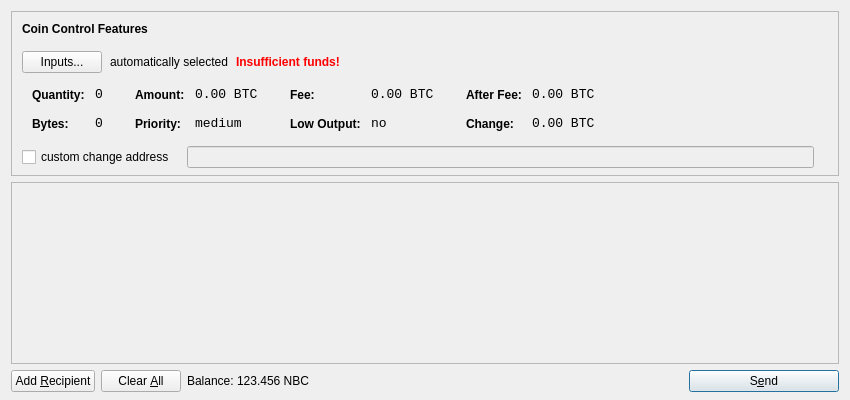
<?xml version="1.0" encoding="UTF-8"?>
<ui version="4.0">
 <class>SendCoinsDialog</class>
 <widget class="QDialog" name="SendCoinsDialog">
  <property name="geometry">
   <rect>
    <x>0</x>
    <y>0</y>
    <width>850</width>
    <height>400</height>
   </rect>
  </property>
  <property name="windowTitle">
   <string>Send Coins</string>
  </property>
  <layout class="QVBoxLayout" name="verticalLayout" stretch="0,1,0">
   <property name="bottomMargin">
    <number>8</number>
   </property>
   <item>
    <widget class="QFrame" name="frameCoinControl">
     <property name="sizePolicy">
      <sizepolicy hsizetype="Expanding" vsizetype="Expanding">
       <horstretch>0</horstretch>
       <verstretch>0</verstretch>
      </sizepolicy>
     </property>
     <property name="maximumSize">
      <size>
       <width>16777215</width>
       <height>16777215</height>
      </size>
     </property>
     <property name="frameShape">
      <enum>QFrame::StyledPanel</enum>
     </property>
     <property name="frameShadow">
      <enum>QFrame::Sunken</enum>
     </property>
     <layout class="QVBoxLayout" name="verticalLayoutCoinControl2">
      <property name="spacing">
       <number>-1</number>
      </property>
      <property name="leftMargin">
       <number>0</number>
      </property>
      <property name="topMargin">
       <number>0</number>
      </property>
      <property name="rightMargin">
       <number>0</number>
      </property>
      <property name="bottomMargin">
       <number>6</number>
      </property>
      <item>
       <layout class="QVBoxLayout" name="verticalLayoutCoinControl" stretch="0,0,0,0,1">
        <property name="spacing">
         <number>0</number>
        </property>
        <property name="leftMargin">
         <number>10</number>
        </property>
        <property name="topMargin">
         <number>10</number>
        </property>
        <item>
         <layout class="QHBoxLayout" name="horizontalLayoutCoinControl1">
          <property name="bottomMargin">
           <number>15</number>
          </property>
          <item>
           <widget class="QLabel" name="labelCoinControlFeatures">
            <property name="sizePolicy">
             <sizepolicy hsizetype="Preferred" vsizetype="Maximum">
              <horstretch>0</horstretch>
              <verstretch>0</verstretch>
             </sizepolicy>
            </property>
            <property name="font">
             <font>
              <weight>75</weight>
              <bold>true</bold>
             </font>
            </property>
            <property name="styleSheet">
             <string notr="true">font-weight:bold;</string>
            </property>
            <property name="text">
             <string>Coin Control Features</string>
            </property>
           </widget>
          </item>
         </layout>
        </item>
        <item>
         <layout class="QHBoxLayout" name="horizontalLayoutCoinControl2" stretch="0,0,0,0">
          <property name="spacing">
           <number>8</number>
          </property>
          <property name="bottomMargin">
           <number>10</number>
          </property>
          <item>
           <widget class="QPushButton" name="pushButtonCoinControl">
            <property name="styleSheet">
             <string notr="true"/>
            </property>
            <property name="text">
             <string>Inputs...</string>
            </property>
           </widget>
          </item>
          <item>
           <widget class="QLabel" name="labelCoinControlAutomaticallySelected">
            <property name="text">
             <string>automatically selected</string>
            </property>
            <property name="margin">
             <number>5</number>
            </property>
           </widget>
          </item>
          <item>
           <widget class="QLabel" name="labelCoinControlInsuffFunds">
            <property name="font">
             <font>
              <weight>75</weight>
              <bold>true</bold>
             </font>
            </property>
            <property name="styleSheet">
             <string notr="true">color:red;font-weight:bold;</string>
            </property>
            <property name="text">
             <string>Insufficient funds!</string>
            </property>
            <property name="margin">
             <number>5</number>
            </property>
           </widget>
          </item>
          <item>
           <spacer name="horizontalSpacerCoinControl">
            <property name="orientation">
             <enum>Qt::Horizontal</enum>
            </property>
            <property name="sizeHint" stdset="0">
             <size>
              <width>40</width>
              <height>1</height>
             </size>
            </property>
           </spacer>
          </item>
         </layout>
        </item>
        <item>
         <widget class="QWidget" name="widgetCoinControl" native="true">
          <property name="sizePolicy">
           <sizepolicy hsizetype="Preferred" vsizetype="Preferred">
            <horstretch>0</horstretch>
            <verstretch>0</verstretch>
           </sizepolicy>
          </property>
          <property name="minimumSize">
           <size>
            <width>0</width>
            <height>0</height>
           </size>
          </property>
          <property name="styleSheet">
           <string notr="true"/>
          </property>
          <layout class="QHBoxLayout" name="horizontalLayoutCoinControl5">
           <property name="margin">
            <number>0</number>
           </property>
           <item>
            <layout class="QHBoxLayout" name="horizontalLayoutCoinControl3" stretch="0,0,0,1">
             <property name="spacing">
              <number>20</number>
             </property>
             <property name="topMargin">
              <number>0</number>
             </property>
             <property name="bottomMargin">
              <number>10</number>
             </property>
             <item>
              <layout class="QFormLayout" name="formLayoutCoinControl1">
               <property name="horizontalSpacing">
                <number>10</number>
               </property>
               <property name="verticalSpacing">
                <number>14</number>
               </property>
               <property name="leftMargin">
                <number>10</number>
               </property>
               <property name="topMargin">
                <number>4</number>
               </property>
               <property name="rightMargin">
                <number>6</number>
               </property>
               <item row="0" column="0">
                <widget class="QLabel" name="labelCoinControlQuantityText">
                 <property name="styleSheet">
                  <string notr="true">font-weight:bold;</string>
                 </property>
                 <property name="text">
                  <string>Quantity:</string>
                 </property>
                 <property name="margin">
                  <number>0</number>
                 </property>
                </widget>
               </item>
               <item row="0" column="1">
                <widget class="QLabel" name="labelCoinControlQuantity">
                 <property name="font">
                  <font>
                   <family>Monospace</family>
                   <pointsize>10</pointsize>
                  </font>
                 </property>
                 <property name="cursor">
                  <cursorShape>IBeamCursor</cursorShape>
                 </property>
                 <property name="contextMenuPolicy">
                  <enum>Qt::ActionsContextMenu</enum>
                 </property>
                 <property name="text">
                  <string notr="true">0</string>
                 </property>
                 <property name="margin">
                  <number>0</number>
                 </property>
                 <property name="textInteractionFlags">
                  <set>Qt::LinksAccessibleByMouse|Qt::TextSelectableByKeyboard|Qt::TextSelectableByMouse</set>
                 </property>
                </widget>
               </item>
               <item row="1" column="0">
                <widget class="QLabel" name="labelCoinControlBytesText">
                 <property name="styleSheet">
                  <string notr="true">font-weight:bold;</string>
                 </property>
                 <property name="text">
                  <string>Bytes:</string>
                 </property>
                </widget>
               </item>
               <item row="1" column="1">
                <widget class="QLabel" name="labelCoinControlBytes">
                 <property name="font">
                  <font>
                   <family>Monospace</family>
                   <pointsize>10</pointsize>
                  </font>
                 </property>
                 <property name="cursor">
                  <cursorShape>IBeamCursor</cursorShape>
                 </property>
                 <property name="contextMenuPolicy">
                  <enum>Qt::ActionsContextMenu</enum>
                 </property>
                 <property name="text">
                  <string notr="true">0</string>
                 </property>
                 <property name="textInteractionFlags">
                  <set>Qt::LinksAccessibleByMouse|Qt::TextSelectableByKeyboard|Qt::TextSelectableByMouse</set>
                 </property>
                </widget>
               </item>
              </layout>
             </item>
             <item>
              <layout class="QFormLayout" name="formLayoutCoinControl2">
               <property name="horizontalSpacing">
                <number>10</number>
               </property>
               <property name="verticalSpacing">
                <number>14</number>
               </property>
               <property name="leftMargin">
                <number>6</number>
               </property>
               <property name="topMargin">
                <number>4</number>
               </property>
               <property name="rightMargin">
                <number>6</number>
               </property>
               <item row="0" column="0">
                <widget class="QLabel" name="labelCoinControlAmountText">
                 <property name="styleSheet">
                  <string notr="true">font-weight:bold;</string>
                 </property>
                 <property name="text">
                  <string>Amount:</string>
                 </property>
                 <property name="margin">
                  <number>0</number>
                 </property>
                </widget>
               </item>
               <item row="0" column="1">
                <widget class="QLabel" name="labelCoinControlAmount">
                 <property name="font">
                  <font>
                   <family>Monospace</family>
                   <pointsize>10</pointsize>
                  </font>
                 </property>
                 <property name="cursor">
                  <cursorShape>IBeamCursor</cursorShape>
                 </property>
                 <property name="contextMenuPolicy">
                  <enum>Qt::ActionsContextMenu</enum>
                 </property>
                 <property name="text">
                  <string notr="true">0.00 BTC</string>
                 </property>
                 <property name="textInteractionFlags">
                  <set>Qt::LinksAccessibleByMouse|Qt::TextSelectableByKeyboard|Qt::TextSelectableByMouse</set>
                 </property>
                </widget>
               </item>
               <item row="1" column="0">
                <widget class="QLabel" name="labelCoinControlPriorityText">
                 <property name="styleSheet">
                  <string notr="true">font-weight:bold;</string>
                 </property>
                 <property name="text">
                  <string>Priority:</string>
                 </property>
                </widget>
               </item>
               <item row="1" column="1">
                <widget class="QLabel" name="labelCoinControlPriority">
                 <property name="font">
                  <font>
                   <family>Monospace</family>
                   <pointsize>10</pointsize>
                  </font>
                 </property>
                 <property name="cursor">
                  <cursorShape>IBeamCursor</cursorShape>
                 </property>
                 <property name="contextMenuPolicy">
                  <enum>Qt::ActionsContextMenu</enum>
                 </property>
                 <property name="text">
                  <string>medium</string>
                 </property>
                 <property name="textInteractionFlags">
                  <set>Qt::LinksAccessibleByMouse|Qt::TextSelectableByKeyboard|Qt::TextSelectableByMouse</set>
                 </property>
                </widget>
               </item>
              </layout>
             </item>
             <item>
              <layout class="QFormLayout" name="formLayoutCoinControl3">
               <property name="horizontalSpacing">
                <number>10</number>
               </property>
               <property name="verticalSpacing">
                <number>14</number>
               </property>
               <property name="leftMargin">
                <number>6</number>
               </property>
               <property name="topMargin">
                <number>4</number>
               </property>
               <property name="rightMargin">
                <number>6</number>
               </property>
               <item row="0" column="0">
                <widget class="QLabel" name="labelCoinControlFeeText">
                 <property name="styleSheet">
                  <string notr="true">font-weight:bold;</string>
                 </property>
                 <property name="text">
                  <string>Fee:</string>
                 </property>
                 <property name="margin">
                  <number>0</number>
                 </property>
                </widget>
               </item>
               <item row="0" column="1">
                <widget class="QLabel" name="labelCoinControlFee">
                 <property name="font">
                  <font>
                   <family>Monospace</family>
                   <pointsize>10</pointsize>
                  </font>
                 </property>
                 <property name="cursor">
                  <cursorShape>IBeamCursor</cursorShape>
                 </property>
                 <property name="contextMenuPolicy">
                  <enum>Qt::ActionsContextMenu</enum>
                 </property>
                 <property name="text">
                  <string notr="true">0.00 BTC</string>
                 </property>
                 <property name="textInteractionFlags">
                  <set>Qt::LinksAccessibleByMouse|Qt::TextSelectableByKeyboard|Qt::TextSelectableByMouse</set>
                 </property>
                </widget>
               </item>
               <item row="1" column="0">
                <widget class="QLabel" name="labelCoinControlLowOutputText">
                 <property name="styleSheet">
                  <string notr="true">font-weight:bold;</string>
                 </property>
                 <property name="text">
                  <string>Low Output:</string>
                 </property>
                </widget>
               </item>
               <item row="1" column="1">
                <widget class="QLabel" name="labelCoinControlLowOutput">
                 <property name="font">
                  <font>
                   <family>Monospace</family>
                   <pointsize>10</pointsize>
                  </font>
                 </property>
                 <property name="cursor">
                  <cursorShape>IBeamCursor</cursorShape>
                 </property>
                 <property name="contextMenuPolicy">
                  <enum>Qt::ActionsContextMenu</enum>
                 </property>
                 <property name="text">
                  <string>no</string>
                 </property>
                 <property name="textInteractionFlags">
                  <set>Qt::LinksAccessibleByMouse|Qt::TextSelectableByKeyboard|Qt::TextSelectableByMouse</set>
                 </property>
                </widget>
               </item>
              </layout>
             </item>
             <item>
              <layout class="QFormLayout" name="formLayoutCoinControl4">
               <property name="horizontalSpacing">
                <number>10</number>
               </property>
               <property name="verticalSpacing">
                <number>14</number>
               </property>
               <property name="leftMargin">
                <number>6</number>
               </property>
               <property name="topMargin">
                <number>4</number>
               </property>
               <property name="rightMargin">
                <number>6</number>
               </property>
               <item row="0" column="0">
                <widget class="QLabel" name="labelCoinControlAfterFeeText">
                 <property name="styleSheet">
                  <string notr="true">font-weight:bold;</string>
                 </property>
                 <property name="text">
                  <string>After Fee:</string>
                 </property>
                 <property name="margin">
                  <number>0</number>
                 </property>
                </widget>
               </item>
               <item row="0" column="1">
                <widget class="QLabel" name="labelCoinControlAfterFee">
                 <property name="font">
                  <font>
                   <family>Monospace</family>
                   <pointsize>10</pointsize>
                  </font>
                 </property>
                 <property name="cursor">
                  <cursorShape>IBeamCursor</cursorShape>
                 </property>
                 <property name="contextMenuPolicy">
                  <enum>Qt::ActionsContextMenu</enum>
                 </property>
                 <property name="text">
                  <string notr="true">0.00 BTC</string>
                 </property>
                 <property name="textInteractionFlags">
                  <set>Qt::LinksAccessibleByMouse|Qt::TextSelectableByKeyboard|Qt::TextSelectableByMouse</set>
                 </property>
                </widget>
               </item>
               <item row="1" column="0">
                <widget class="QLabel" name="labelCoinControlChangeText">
                 <property name="styleSheet">
                  <string notr="true">font-weight:bold;</string>
                 </property>
                 <property name="text">
                  <string>Change:</string>
                 </property>
                </widget>
               </item>
               <item row="1" column="1">
                <widget class="QLabel" name="labelCoinControlChange">
                 <property name="font">
                  <font>
                   <family>Monospace</family>
                   <pointsize>10</pointsize>
                  </font>
                 </property>
                 <property name="cursor">
                  <cursorShape>IBeamCursor</cursorShape>
                 </property>
                 <property name="contextMenuPolicy">
                  <enum>Qt::ActionsContextMenu</enum>
                 </property>
                 <property name="text">
                  <string notr="true">0.00 BTC</string>
                 </property>
                 <property name="textInteractionFlags">
                  <set>Qt::LinksAccessibleByMouse|Qt::TextSelectableByKeyboard|Qt::TextSelectableByMouse</set>
                 </property>
                </widget>
               </item>
              </layout>
             </item>
            </layout>
           </item>
          </layout>
         </widget>
        </item>
        <item>
         <layout class="QHBoxLayout" name="horizontalLayoutCoinControl4" stretch="0,0,0">
          <property name="spacing">
           <number>12</number>
          </property>
          <property name="sizeConstraint">
           <enum>QLayout::SetDefaultConstraint</enum>
          </property>
          <property name="topMargin">
           <number>5</number>
          </property>
          <property name="rightMargin">
           <number>5</number>
          </property>
          <item>
           <widget class="QCheckBox" name="checkBoxCoinControlChange">
            <property name="text">
             <string>custom change address</string>
            </property>
           </widget>
          </item>
          <item>
           <widget class="QLineEdit" name="lineEditCoinControlChange">
            <property name="enabled">
             <bool>false</bool>
            </property>
            <property name="sizePolicy">
             <sizepolicy hsizetype="Expanding" vsizetype="Fixed">
              <horstretch>0</horstretch>
              <verstretch>0</verstretch>
             </sizepolicy>
            </property>
           </widget>
          </item>
          <item>
           <widget class="QLabel" name="labelCoinControlChangeLabel">
            <property name="sizePolicy">
             <sizepolicy hsizetype="Preferred" vsizetype="Expanding">
              <horstretch>0</horstretch>
              <verstretch>0</verstretch>
             </sizepolicy>
            </property>
            <property name="minimumSize">
             <size>
              <width>0</width>
              <height>0</height>
             </size>
            </property>
            <property name="text">
             <string/>
            </property>
            <property name="margin">
             <number>3</number>
            </property>
           </widget>
          </item>
         </layout>
        </item>
        <item>
         <spacer name="verticalSpacerCoinControl">
          <property name="orientation">
           <enum>Qt::Vertical</enum>
          </property>
          <property name="sizeHint" stdset="0">
           <size>
            <width>800</width>
            <height>1</height>
           </size>
          </property>
         </spacer>
        </item>
       </layout>
      </item>
     </layout>
    </widget>
   </item>
   <item>
    <widget class="QScrollArea" name="scrollArea">
     <property name="widgetResizable">
      <bool>true</bool>
     </property>
     <widget class="QWidget" name="scrollAreaWidgetContents">
      <property name="geometry">
       <rect>
        <x>0</x>
        <y>0</y>
        <width>830</width>
        <height>165</height>
       </rect>
      </property>
      <layout class="QVBoxLayout" name="verticalLayout_2">
       <property name="margin">
        <number>0</number>
       </property>
       <item>
        <layout class="QVBoxLayout" name="entries">
         <property name="spacing">
          <number>6</number>
         </property>
        </layout>
       </item>
       <item>
        <spacer name="verticalSpacer">
         <property name="orientation">
          <enum>Qt::Vertical</enum>
         </property>
         <property name="sizeHint" stdset="0">
          <size>
           <width>20</width>
           <height>40</height>
          </size>
         </property>
        </spacer>
       </item>
      </layout>
     </widget>
    </widget>
   </item>
   <item>
    <layout class="QHBoxLayout" name="horizontalLayout">
     <item>
      <widget class="QPushButton" name="addButton">
       <property name="toolTip">
        <string>Send to multiple recipients at once</string>
       </property>
       <property name="text">
        <string>Add &amp;Recipient</string>
       </property>
       <property name="icon">
        <iconset resource="../bitcoin.qrc">
         <normaloff>:/icons/add</normaloff>:/icons/add</iconset>
       </property>
       <property name="autoDefault">
        <bool>false</bool>
       </property>
      </widget>
     </item>
     <item>
      <widget class="QPushButton" name="clearButton">
       <property name="sizePolicy">
        <sizepolicy hsizetype="Minimum" vsizetype="Fixed">
         <horstretch>0</horstretch>
         <verstretch>0</verstretch>
        </sizepolicy>
       </property>
       <property name="toolTip">
        <string>Remove all transaction fields</string>
       </property>
       <property name="text">
        <string>Clear &amp;All</string>
       </property>
       <property name="icon">
        <iconset resource="../bitcoin.qrc">
         <normaloff>:/icons/remove</normaloff>:/icons/remove</iconset>
       </property>
       <property name="autoRepeatDelay">
        <number>300</number>
       </property>
       <property name="autoDefault">
        <bool>false</bool>
       </property>
      </widget>
     </item>
     <item>
      <layout class="QHBoxLayout" name="horizontalLayout_2">
       <property name="spacing">
        <number>3</number>
       </property>
       <item>
        <widget class="QLabel" name="label">
         <property name="text">
          <string>Balance:</string>
         </property>
        </widget>
       </item>
       <item>
        <widget class="QLabel" name="labelBalance">
         <property name="cursor">
          <cursorShape>IBeamCursor</cursorShape>
         </property>
         <property name="text">
          <string>123.456 NBC</string>
         </property>
         <property name="textInteractionFlags">
          <set>Qt::LinksAccessibleByMouse|Qt::TextSelectableByKeyboard|Qt::TextSelectableByMouse</set>
         </property>
        </widget>
       </item>
      </layout>
     </item>
     <item>
      <spacer name="horizontalSpacer">
       <property name="orientation">
        <enum>Qt::Horizontal</enum>
       </property>
       <property name="sizeHint" stdset="0">
        <size>
         <width>40</width>
         <height>20</height>
        </size>
       </property>
      </spacer>
     </item>
     <item>
      <widget class="QPushButton" name="sendButton">
       <property name="minimumSize">
        <size>
         <width>150</width>
         <height>0</height>
        </size>
       </property>
       <property name="toolTip">
        <string>Confirm the send action</string>
       </property>
       <property name="text">
        <string>S&amp;end</string>
       </property>
       <property name="icon">
        <iconset resource="../bitcoin.qrc">
         <normaloff>:/icons/send</normaloff>:/icons/send</iconset>
       </property>
       <property name="default">
        <bool>true</bool>
       </property>
      </widget>
     </item>
    </layout>
   </item>
  </layout>
 </widget>
 <resources>
  <include location="../bitcoin.qrc"/>
 </resources>
 <connections/>
</ui>
